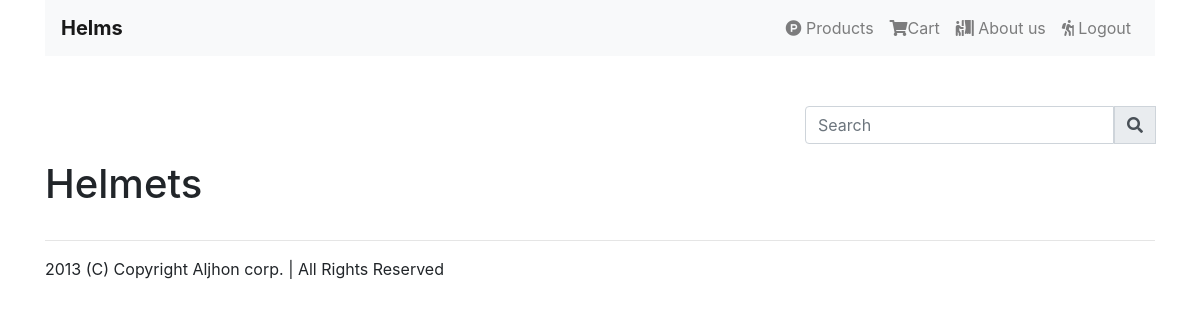
Page /app/views/home.php (signed in) on the earlier database version.
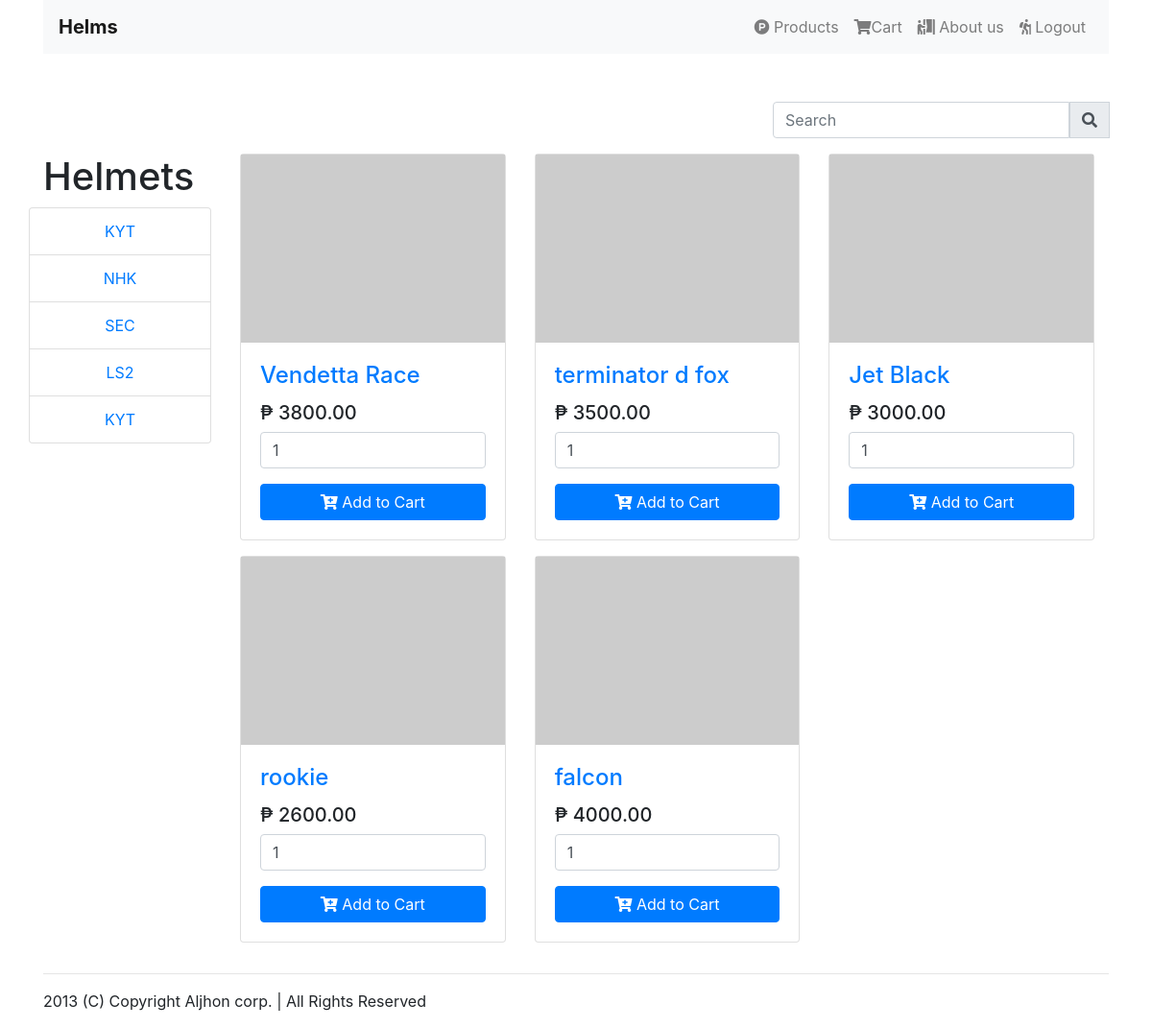
Same page on the later database version.
### tables this page shows
CREATE TABLE `tbl_products` (
  `id` int(11) NOT NULL,
  `name` varchar(255) NOT NULL,
  `brandname` varchar(255) NOT NULL,
  `price` double(255,2) NOT NULL,
  `produc_description` varchar(255) NOT NULL,
  `image_path` varchar(255) NOT NULL,
  `types_id` int(100) NOT NULL
);

### app/views/home.php (the view, shortened to what this page needs)
<?php
	require_once '../partials/header.php';
?>
<section id="cmt">
<div class="container">
	<div class="row mb-2">
		<div class="col-md-8"></div>
		<div class="col-md-4">
		    <div class="input-group mb-2">
		    <input type="text" class="form-control" id="inlineFormInputGroup" placeholder="Search" onchange="findCategories(value)">
			    <div class="input-group-prepend">
			    	<div class="input-group-text"><i class="fas fa-search"></i></div>
			    </div>
		    </div>
		</div>
	</div>
	<div class="row">
		<div class="col-md-2 mb-2">
			<h1 id ="nowCategories">Helmets</h1>
				<div class="row text">
					<div class ='list-group w-100 text-center'>
				      <?php require_once '../controllers/connection.php';
				      	$sql = "SELECT * FROM tbl_products";
				      	$result = mysqli_query($con, $sql);
				      	if(mysqli_num_rows($result)>0){
				      		while ($row = mysqli_fetch_assoc($result)){
				            echo "<a href='#nowCategories' class = 'list-group-item' onclick='showCategories($row[id])'>$row[brandname]</a>";
				      		}
				      	}
				      ?>
				      </div>
			     </div>
		</div>
		<div class="col-md-10" id="products">
			<div class="container-fluid">
				<div class="row">
					<div class="col-md-12">
					<?php
						require_once '../controllers/connection.php';
						$sql = "SELECT * FROM tbl_products";
						$result = mysqli_query($con, $sql);
						echo "<div class='row'>";
						if(mysqli_num_rows($result) > 0){
						    while($row = mysqli_fetch_assoc($result)) {
						      echo " <div class='col-md-4 mb-3'>
						                    <div class='card h-100'>
						                       <img src='$row[image_path]'>
						                          <div class='card-body'>
						                            <h4 class='card-title'><a href='product.php?id=$row[id]'>$row[name]</a></h4>
						                            <h5 class='price'>₱ $row[price]</h5>
						                            <input type='number' class ='form-control mb-3' min='1' value='1' id='quantity$row[id]' onkeypress='return event.charCode >= 48 && event.charCode <= 57'>
						                          <button class='btn btn-block btn-primary' id='addToCart' data-id='$row[id]'><i class='fas fa-cart-plus'></i> Add to Cart</button>
						                          </div>
						                    </div>
						                  </div>";
						    }
						}
						echo '</div>';
					?>
					</div>
				</div>
			</div>
		</div>
	</div>
	</div>
</section>
<?php
	require_once '../partials/footer.php';
?>

### app/partials/header.php (shortened to what this page needs)
<!doctype html>
<html lang="en">
  <head>
    <link rel="stylesheet" href="https://stackpath.bootstrapcdn.com/bootstrap/4.1.3/css/bootstrap.min.css">
     <link rel="stylesheet" type="text/css" href="../assets/css/style.css">
    <link rel="stylesheet" href="https://use.fontawesome.com/releases/v5.5.0/css/all.css">
</head>
<body>
  <div class="container">
      <nav class="navbar navbar-expand-lg navbar-light bg-light">
        <a class="navbar-brand" href="index.php"><strong>Helms</strong></a>
        <div class="collapse navbar-collapse" id="navbarTogglerDemo03">
          <ul class="navbar-nav ml-auto mt-2 mt-lg-0">
            <li class="nav-item ">
              <a class="nav-link" href="../views/home.php"><i class="fab fa-product-hunt"></i> Products</a>
            </li>
            <li class="nav-item ">
              <a class="nav-link" href="../views/cart.php"><i class="fas fa-shopping-cart"></i><strong id="icart" class="badge badge-pill badge-secondary"><?php echo $_SESSION['item_count'];?></strong>Cart</a>
            </li>
            <li class="nav-item">
              <a class="nav-link " href="#"><i class="fas fa-person-booth"></i> About us</a>
            </li>
             <?php
              if (isset($_SESSION['email'])) {
                echo "<li class='nav-item'>
              <a class='nav-link' href='../controllers/logout.php'><i class='fas fa-hiking'></i> Logout</a>
            </li>";
              }
            ?>
          </ul>
        </div>
      </nav>
  </div>

### app/partials/footer.php (shortened to what this page needs)
	<div class="footer-container">
	  <div class="container">
	    <hr class="seprator-light-01">
	    <div class="copyright-container">
	    <p>2013 (C) Copyright Aljhon corp. | All Rights Reserved</p>
	    </div>
	  </div>
	</div>
  </body>
</html>

### app/assets/css/style.css (style rules this page uses)
* { margin:0; padding: 0; box-sizing: border-box; }
#cmt { margin-top: 50px; }

Differences in the rows shown:
added tbl_products: brandname "KYT", name "Vendetta Race", price "3800.00", id "1"
added tbl_products: brandname "NHK", name "terminator d fox", price "3500.00"
added tbl_products: brandname "SEC", name "Jet Black", price "3000.00"
added tbl_products: brandname "LS2", name "rookie", price "2600.00"
added tbl_products: brandname "KYT", name "falcon", price "4000.00"
